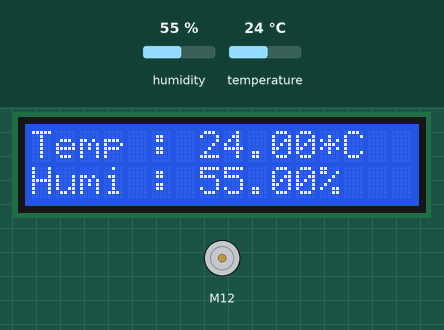
This sketch was run on a simulated ESP8266 (NodeMCU). Parts: 16×2 character LCD, DC motor (green arrow = forward, orange = backward, longer = faster). The inputs (shaded band) are chosen by the test bench; at power-on: temperature 24 °C, humidity 55 %. WiFi joins after 1.5 s; servers stay silent unless stated; the local clock reads 2024-03-15 10:24:30 at power-on unless the sketch sets it; what the sketch prints to the serial monitor is not drawn.

Above: at 2.7 s.
2.8 s: temperature set to 25.5 °C
At 12.6 s:
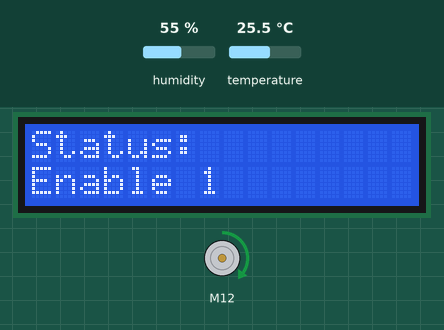
12.9 s: temperature set to 29.6 °C
At 17.6 s:
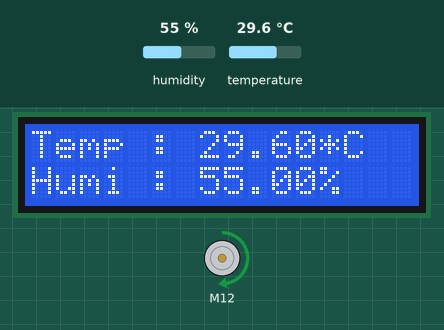
26.1 s: temperature set to 30.3 °C
At 35.3 s:
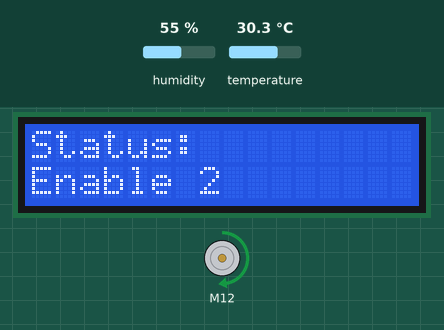
35.7 s: temperature set to 12 °C
At 42.4 s:
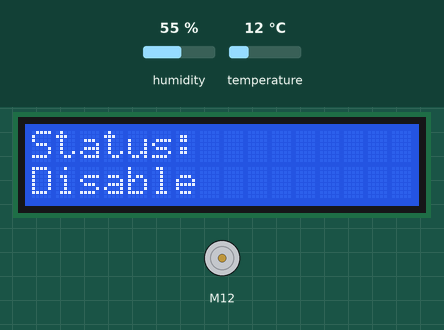
43.3 s: temperature set to 28 °C
At 48.5 s:
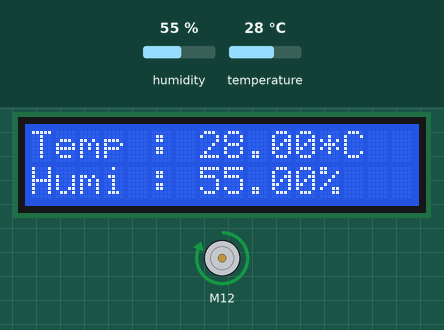
56.3 s: humidity set to 22 %
At 64.0 s:
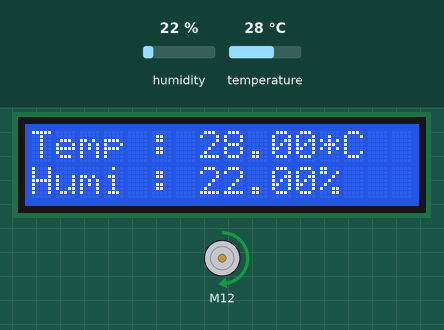
Timing chart, 0 to 65.5 s (numbered marks = the images above; inputs shaded):
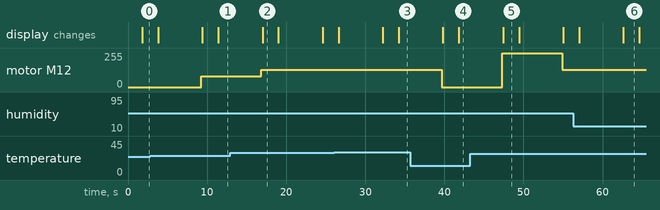

The sketch:

TestDHT22_Firebase.ino
```cpp
#include <ESP8266WiFi.h>
#include <FirebaseArduino.h>
#include <DHT.h>
#include <time.h>
#include <LiquidCrystal_I2C.h>
#include <Wire.h>
#include <L298N.h>

// Config Firebase
#define FIREBASE_HOST "testdht22-e02fb.firebaseio.com"
#define FIREBASE_AUTH "HO1M8U4d8Ojdr9uRqDByRVfcxA3FiHgf9debbXNJ"

// Config connect WiFi
#define WIFI_SSID "game"
#define WIFI_PASSWORD "123456789"

// Config DHT
#define DHTPIN D4
#define DHTTYPE DHT22

// Config Fan
#define EN D0
#define IN1 D6
#define IN2 D7

// Config time
int timezone = 7;

char ntp_server1[20] = "ntp.ku.ac.th";
char ntp_server2[20] = "fw.eng.ku.ac.th";
char ntp_server3[20] = "time.uni.net.th";

int dst = 0;

DHT dht(DHTPIN, DHTTYPE);
LiquidCrystal_I2C lcd(0x27, 16, 2);
L298N motor(EN, IN1, IN2);

void setup() {

  pinMode(DHTPIN, INPUT);

  Serial.begin(9600);

  Wire.begin(D2,D1);
  lcd.begin();

  WiFi.mode(WIFI_STA);
  // connect to wifi.
  WiFi.begin(WIFI_SSID, WIFI_PASSWORD);
  Serial.print("connecting");

  while (WiFi.status() != WL_CONNECTED) {
    Serial.print(".");
    delay(500);
  }
  Serial.println();
  Serial.print("connected: ");
  Serial.println(WiFi.localIP());

  configTime(timezone * 3600, dst, ntp_server1, ntp_server2, ntp_server3);
  Serial.println("Waiting for time");
  while (!time(nullptr)) {
    Serial.print(".");
    delay(500);
  }
  Serial.println();
  Serial.println("Now: " + NowString());

  Firebase.begin(FIREBASE_HOST, FIREBASE_AUTH);

  dht.begin();
  motor.setSpeed(80); // an integer between 0 and 255
}

void loop() {
   delay(100);
  // Read temp & Humidity for DHT22
  float h = dht.readHumidity();
  float t = dht.readTemperature();
  motor.forward();
  String fs = "Prepare Fan";
  fs = FanStatus(t,fs);

  delay(100);

  if (isnan(h) || isnan(t)) {
    Serial.println("Failed to read from DHT sensor!");
    delay(500);

    lcd.clear();
    lcd.setCursor(0,0);
    lcd.print("DHT Failed");
  }
  else{
  Serial.print("Humidity: ");
  Serial.print(h);
  Serial.print(" %\t");
  Serial.print("Temperature: ");
  Serial.print(t);
  Serial.print(" *C ");
  Serial.print(FanStatus(t,fs));
  Serial.println();

  lcd.clear();
  lcd.setCursor(0,0);
  lcd.print("Temp : ");
  lcd.print(t);
  lcd.print("*C");
  lcd.setCursor(0,1);
  lcd.print("Humi : ");
  lcd.print(h);
  lcd.print("%");

  delay(2000);

  lcd.clear();
  lcd.setCursor(0,0);
  lcd.print("Status: ");
  lcd.setCursor(0,1);
  lcd.print(fs);

  delay(100);

  StaticJsonBuffer<200> jsonBuffer;
  JsonObject& root = jsonBuffer.createObject();
  root["temperature"] = t;
  root["humidity"] = h;
  root["time"] = NowString();
  root["status"] = FanStatus(t,fs);

  delay(2500);

  if(WiFi.status() != WL_CONNECTED) {
     Serial.println("WiFi Disconnect");
     lcd.clear();
     lcd.setCursor(0,0);
     lcd.print("WiFi Failed");
     WiFi.begin(WIFI_SSID, WIFI_PASSWORD);
     Firebase.begin(FIREBASE_HOST, FIREBASE_AUTH);
     delay(500);
  }
  else{
    // append a new value to /logDHT
    String name = Firebase.push("logDHT", root);
    delay(100);
    // handle error
    if(Firebase.success())
    {
      Serial.print("pushed: /logDHT/");
      Serial.println(name);
    }
    if (Firebase.failed()) {
      /*Serial.print("pushing /logDHT failed:");
      Serial.println(Firebase.error());
      lcd.clear();
      lcd.setCursor(0,0);
      lcd.print("Firebase Failed");*/
      Firebase.begin(FIREBASE_HOST, FIREBASE_AUTH);
      delay(100);
      return ;
    }
  }
  delay(2500);
  }
}

String NowString() {
  time_t now = time(nullptr);
  struct tm* newtime = localtime(&now);

  String tmpNow = "";
  tmpNow += String(newtime->tm_hour);
  tmpNow += ":";
  tmpNow += String(newtime->tm_min);
  tmpNow += ":";
  tmpNow += String(newtime->tm_sec);
  return tmpNow;
}

String FanStatus(float t,String fs){
  if(t >= 30){
    motor.setSpeed(255);
    fs = "Enable 2";
  }
  else if(t >= 25 && t < 30){
    motor.setSpeed(128);
    fs = "Enable 1";
  }
  else{
    motor.stop();
    fs = "Disable";
  }
  return fs;
}
```

Measured:
- the behaviour switches between 24.9 and 25 °C on temperature (found by bisection; images 0 and 1)
- the behaviour switches between 29.9 and 30 °C on temperature (found by bisection; images 2 and 3)
- after the input at 2.8 s, motor M12: stopped → forward 80/255 after 6.5 s; the display: first differs from a run without the input after 6.6 s (image 1 shows a later state)
- after the input at 12.9 s, the display: changes after 4.1 s (image 2)
- after the input at 26.1 s, the display: first differs from a run without the input after 6.1 s (image 3 shows a later state)
- after the input at 35.7 s, motor M12: forward 128/255 → stopped after 4.0 s; the display: first changes after 4.1 s (image 4 shows a later state)
- after the input at 43.3 s, motor M12: stopped → forward 255/255 after 4.0 s, → forward 128/255 7.6 s later; the display: changes after 4.1 s (image 5)
- after the input at 56.3 s, the display: first differs from a run without the input after 6.3 s (image 6)
